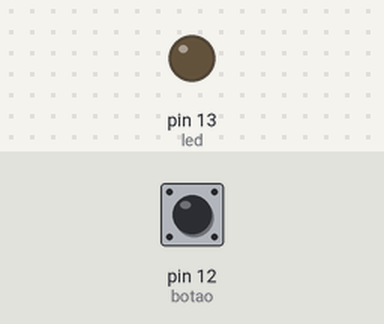
A sketch run on a simulated Arduino Uno, built with avr-gcc and run on an emulated ATmega328P. On the bench: output pins drawn as LEDs (lit = HIGH). Inputs (shaded band) come from the test bench; at power-on: pin 12 (botao) LOW.

Above: at 1.2 s.
1.3 s: pin 12 (botao) pulled HIGH for 0.15 s
At 2.5 s:
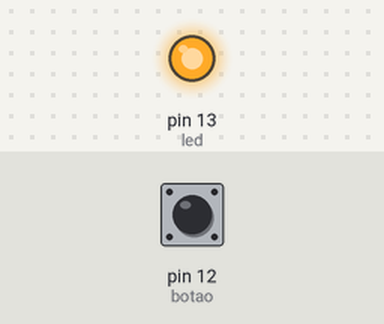
2.9 s: pin 12 (botao) pulled HIGH for 1 s
At 3.7 s:
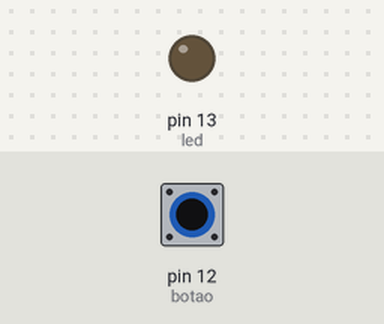
5.4 s: pin 12 (botao) pulled HIGH for 3.2 s
At 6.8 s:
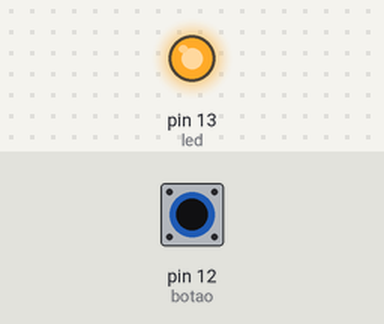
Timing chart, 0 to 8.4 s (numbered marks = the images above; inputs shaded):
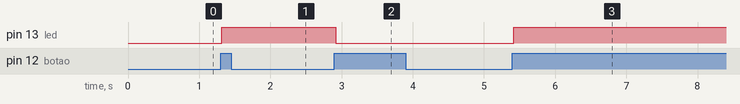

Measured:
- after the input at 1.3 s, pin 13 (led): LOW → HIGH at once
- after the input at 2.9 s, pin 13 (led): HIGH → LOW at once
- after the input at 5.4 s, pin 13 (led): LOW → HIGH at once

The sketch:

Ex_botao_Aula2.ino
```cpp
int led = 13;
int valor=0;
int botao=12;
int var=0;
int var2=0;
int estado=0;

void setup() {
  pinMode (led, OUTPUT);
  pinMode (botao, INPUT);
}

void loop() {
  var=digitalRead (botao);

  if (( var==1) && (var2 ==0))
  {
    estado=1-estado;
    delay(20);
  }
  var2=var;

  if(estado==1){
    digitalWrite(led,1);
  }
  else
    digitalWrite(led,0);
}
```
